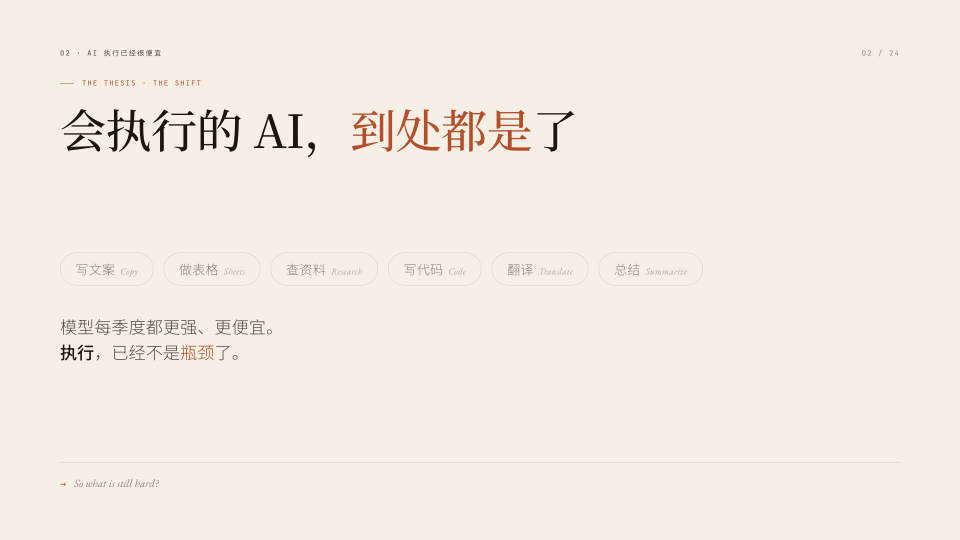
#> input picture deck/png/02-shift.png, 1920 x 1080 px (shown at 1/2 size)
$ python crop.py ../png/02-shift.png
#> lines starting #> are read from the running program, lines starting #| are printed output that depends on the picture
#!/usr/bin/env python3
"""Crop a 1920x1080 slide PNG into overlapping zoom regions for the vision QA pass.
The Read tool downsamples full images to ~512px wide, hiding fine SVG/text
collisions -- cropping restores the detail. Outputs 6 regions (2 rows x 3 cols,
overlapping) into crops/<name>__r{row}c{col}.png plus a full half-res overview.
Usage: python3 crop.py <slide.png>
"""
import sys, os
from PIL import Image

def main():
    png = sys.argv[1]
    im = Image.open(png).convert("RGB")
#> im is the input picture: PIL image 1920x1080 RGB; mean R, G, B 243.9, 236.4, 226.4
    W, H = im.size
#> W = 1920; H = 1080
    base = os.path.splitext(os.path.basename(png))[0]
    outdir = os.path.join(os.path.dirname(os.path.abspath(__file__)), "crops")
    os.makedirs(outdir, exist_ok=True)
    made = []
    # overview (half res) for layout gestalt
    ov = im.resize((W // 2, H // 2))
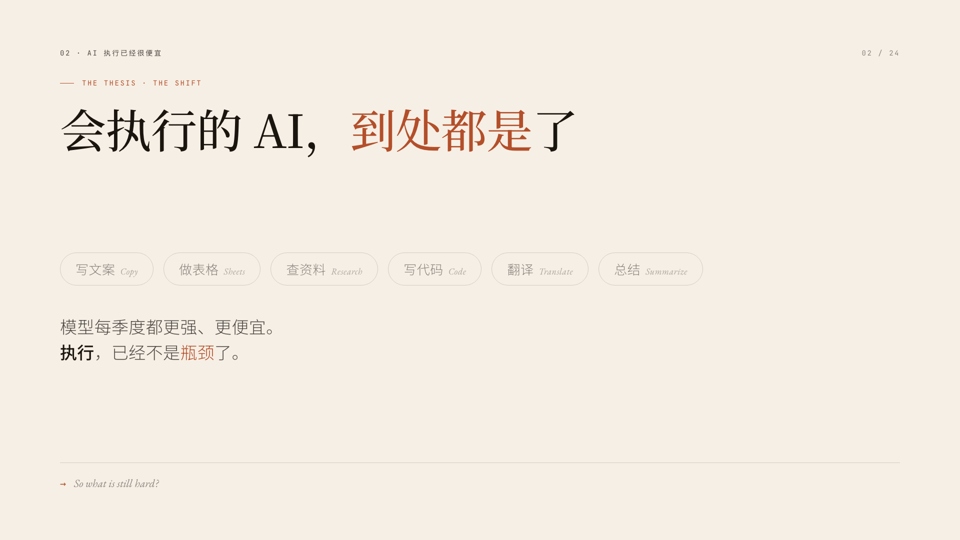
#> ov: PIL image 960x540 RGB; mean R, G, B 243.9, 236.4, 226.4
    ovp = os.path.join(outdir, base + "__overview.png"); ov.save(ovp); made.append(ovp)
    # 2 rows x 3 cols with 12% overlap, kept at full res
    cols, rows = 3, 2
    ovx, ovy = int(W * 0.06), int(H * 0.06)
#> ovx = 115; ovy = 64
    cw, ch = W // cols, H // rows
#> cw = 640; ch = 540
    for r in range(rows):
        for c in range(cols):
            x0 = max(0, c * cw - ovx); y0 = max(0, r * ch - ovy)
            x1 = min(W, (c + 1) * cw + ovx); y1 = min(H, (r + 1) * ch + ovy)
            crop = im.crop((x0, y0, x1, y1))
            p = os.path.join(outdir, f"{base}__r{r}c{c}.png"); crop.save(p); made.append(p)
#> this loop made 2 passes
#> pass 1, in main, `p = os.path.join(outdir, f"{base}__r{r}c{c}.png"); crop.save(p); made...`:
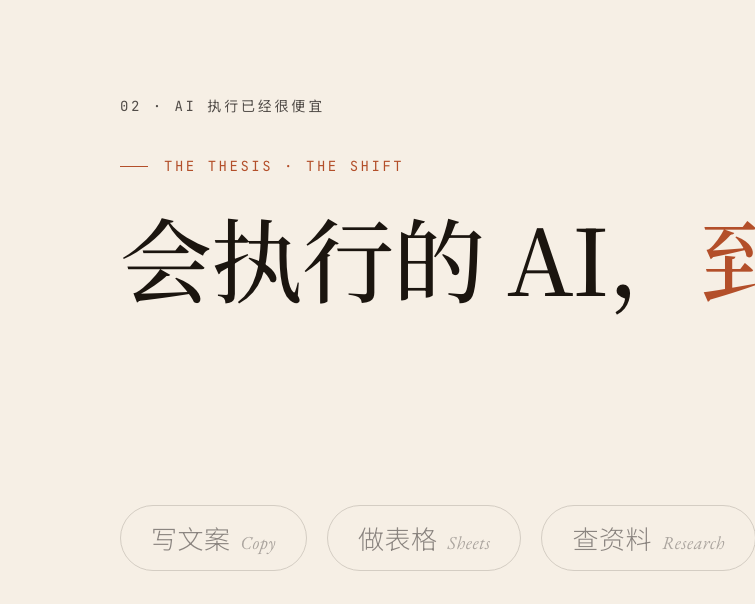
#> saved as 02-shift__r0c0.png: PIL image 755x604 RGB; mean R, G, B 240.5, 233.2, 223.2
#> pass 1, in main, `p = os.path.join(outdir, f"{base}__r{r}c{c}.png"); crop.save(p); made...`:
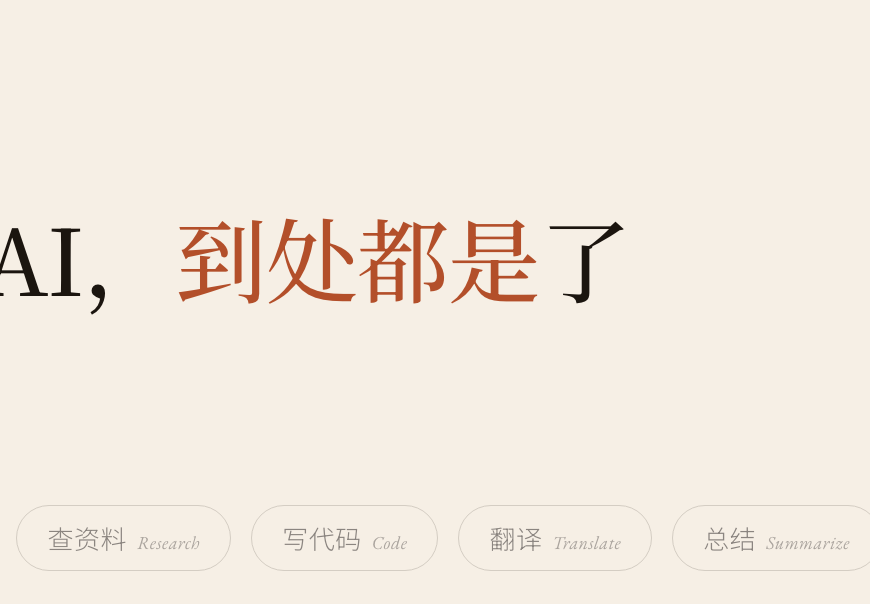
#> saved as 02-shift__r0c1.png: PIL image 870x604 RGB; mean R, G, B 243.2, 234.6, 224.2
#> pass 1, in main, `p = os.path.join(outdir, f"{base}__r{r}c{c}.png"); crop.save(p); made...`:
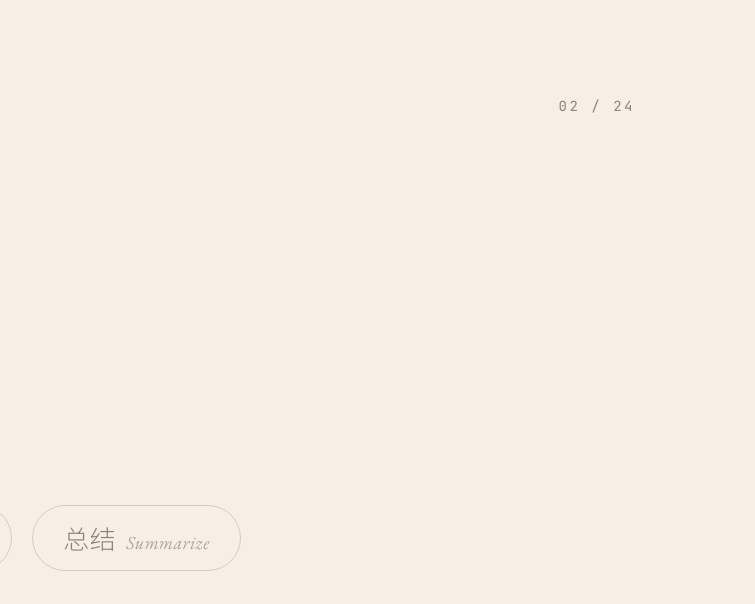
#> saved as 02-shift__r0c2.png: PIL image 755x604 RGB; mean R, G, B 245.8, 238.8, 228.8
#> pass 2, in main, `p = os.path.join(outdir, f"{base}__r{r}c{c}.png"); crop.save(p); made...`:
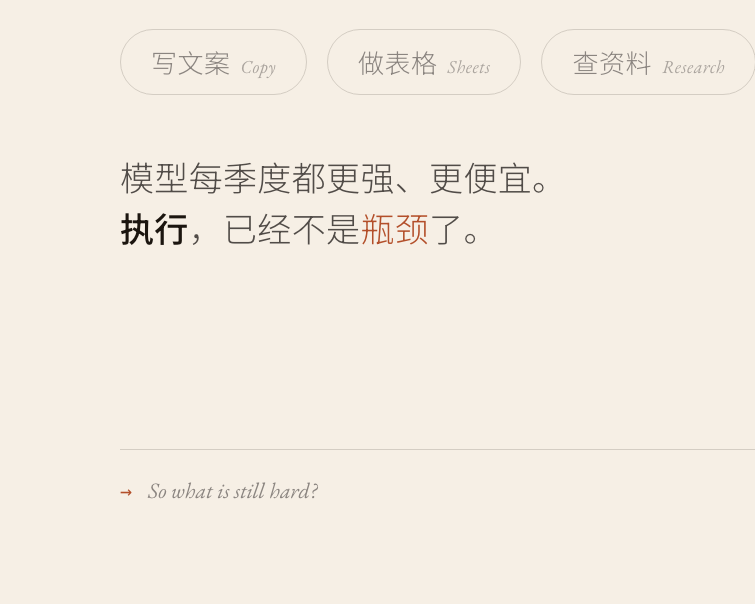
#> saved as 02-shift__r1c0.png: PIL image 755x604 RGB; mean R, G, B 243.5, 236.4, 226.5
#> after the loop, made = 7 items
    for p in made:
        print(p)
#> this loop made 7 passes
#| deck/_qa/crops/02-shift__overview.png
#| deck/_qa/crops/02-shift__r0c0.png
#| deck/_qa/crops/02-shift__r0c1.png
#| deck/_qa/crops/02-shift__r0c2.png
#| deck/_qa/crops/02-shift__r1c0.png
#| deck/_qa/crops/02-shift__r1c1.png
#| deck/_qa/crops/02-shift__r1c2.png

if __name__ == "__main__":
    main()

$ run again, on deck/png/04-pain.png
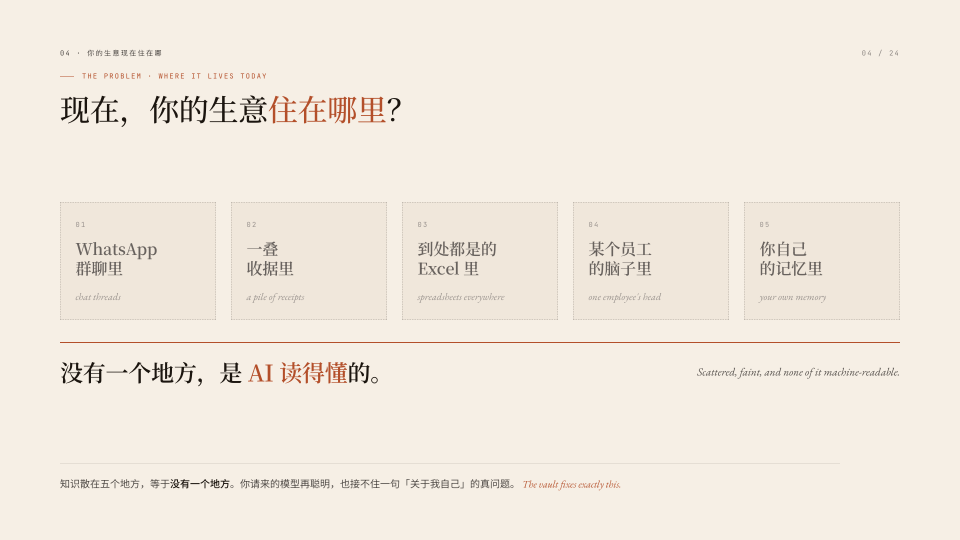
#> input picture deck/png/04-pain.png, 1920 x 1080 px (shown at 1/2 size)
#> in main, im is the input picture: PIL image 1920x1080 RGB; mean R, G, B 242.2, 234.4, 224
#> the loop in main, `for r in range(rows):` made 2 passes
#> pass 1, in main, `p = os.path.join(outdir, f"{base}__r{r}c{c}.png"); crop.save(p); made...`:
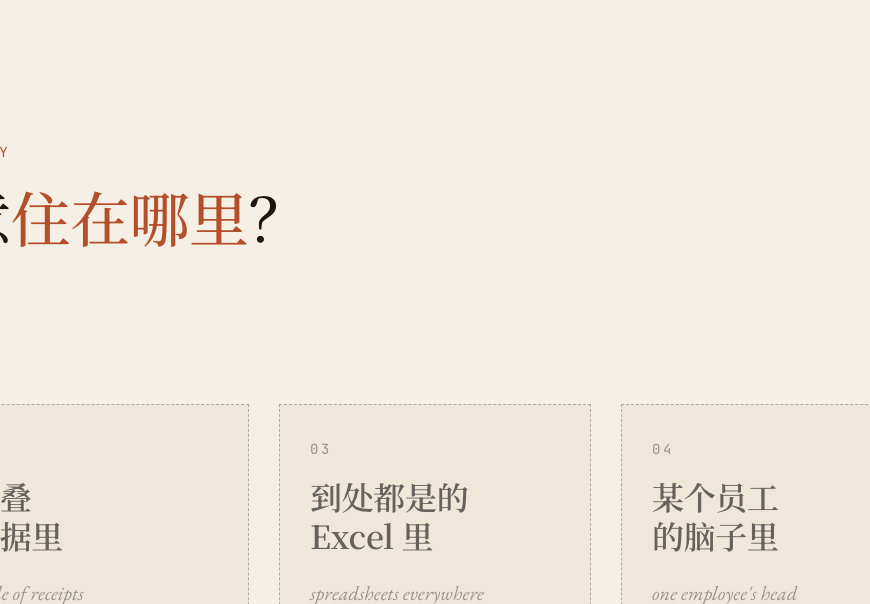
#> saved as 04-pain__r0c1.png: PIL image 870x604 RGB; mean R, G, B 241.8, 233.6, 222.9
#> after the loop in main, `for r in range(rows):`:
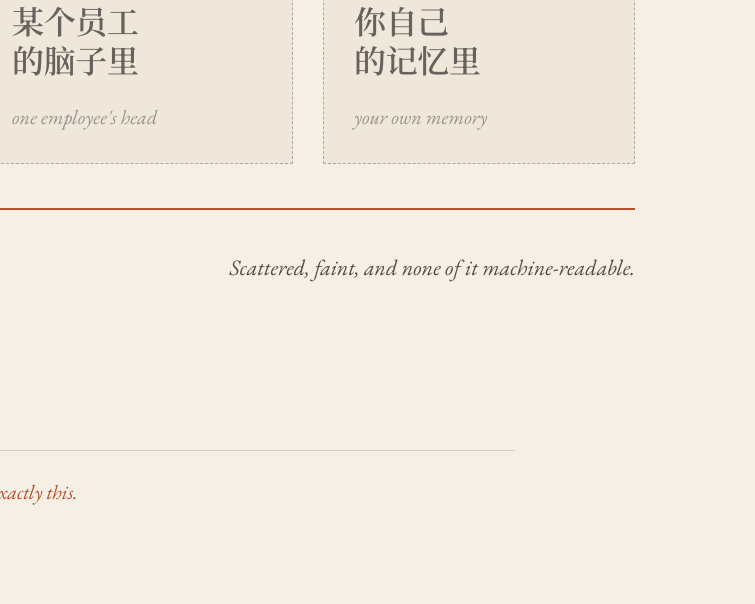
#> crop: PIL image 755x604 RGB; mean R, G, B 242.6, 234.9, 224.5
#> after the loop in main, `for r in range(rows):`: made = 7 items
#> the loop in main, `for p in made:` made 7 passes
#| deck/_qa/crops/04-pain__overview.png
#| deck/_qa/crops/04-pain__r0c0.png
#| deck/_qa/crops/04-pain__r0c1.png
#| deck/_qa/crops/04-pain__r0c2.png
#| deck/_qa/crops/04-pain__r1c0.png
#> (further printed lines are left out)

$ run again, on deck/png/05-promise.png
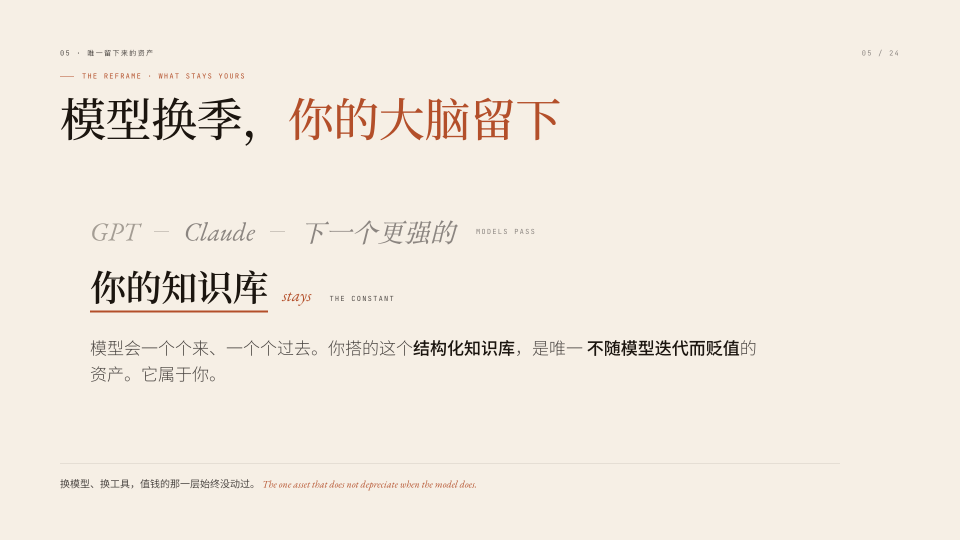
#> input picture deck/png/05-promise.png, 1920 x 1080 px (shown at 1/2 size)
#> in main, im is the input picture: PIL image 1920x1080 RGB; mean R, G, B 242.2, 234.5, 224.4
#> the loop in main, `for r in range(rows):` made 2 passes
#> pass 1, in main, `p = os.path.join(outdir, f"{base}__r{r}c{c}.png"); crop.save(p); made...`:
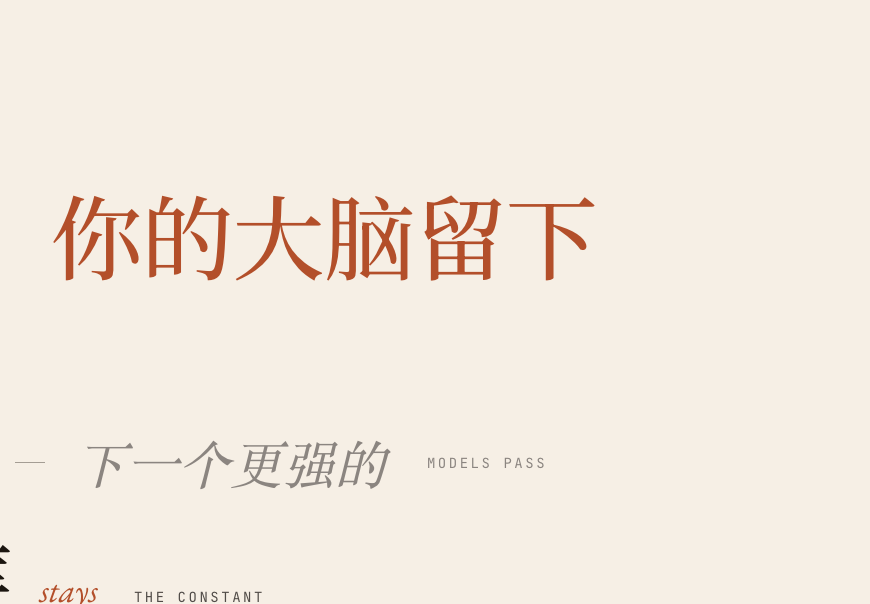
#> saved as 05-promise__r0c1.png: PIL image 870x604 RGB; mean R, G, B 243.7, 234.6, 224
#> pass 2, in main, `p = os.path.join(outdir, f"{base}__r{r}c{c}.png"); crop.save(p); made...`:
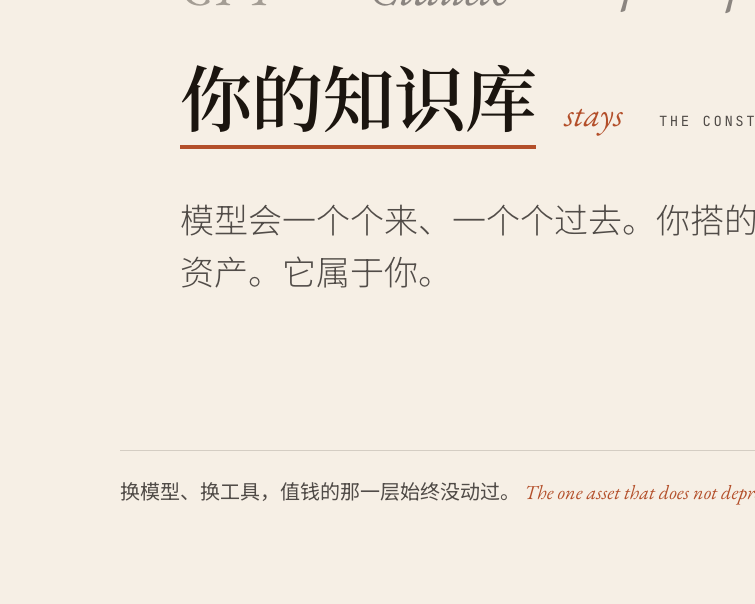
#> saved as 05-promise__r1c0.png: PIL image 755x604 RGB; mean R, G, B 239.8, 232.3, 222.4
#> after the loop in main, `for r in range(rows):`: made = 7 items
#> the loop in main, `for p in made:` made 7 passes
#| deck/_qa/crops/05-promise__overview.png
#| deck/_qa/crops/05-promise__r0c0.png
#| deck/_qa/crops/05-promise__r0c1.png
#| deck/_qa/crops/05-promise__r0c2.png
#| deck/_qa/crops/05-promise__r1c0.png
#> (further printed lines are left out)
